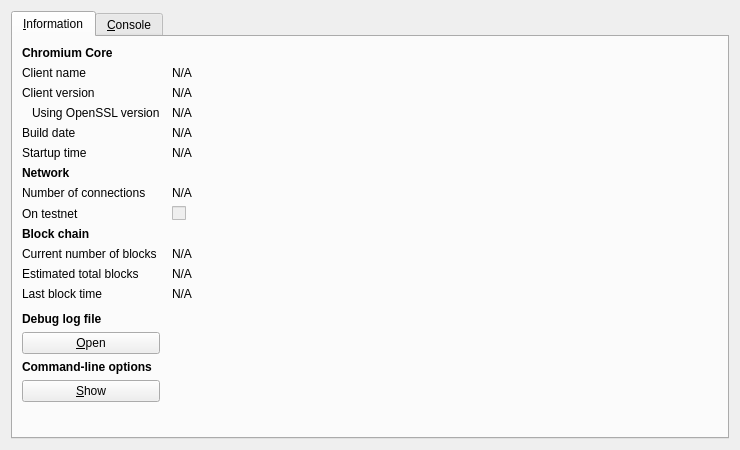
<?xml version="1.0" encoding="UTF-8"?>
<ui version="4.0">
 <class>RPCConsole</class>
 <widget class="QDialog" name="RPCConsole">
  <property name="geometry">
   <rect>
    <x>0</x>
    <y>0</y>
    <width>740</width>
    <height>450</height>
   </rect>
  </property>
  <property name="windowTitle">
   <string>Chromium - Debug window</string>
  </property>
  <layout class="QVBoxLayout" name="verticalLayout_2">
   <item>
    <widget class="QTabWidget" name="tabWidget">
     <property name="currentIndex">
      <number>0</number>
     </property>
     <widget class="QWidget" name="tab_info">
      <attribute name="title">
       <string>&amp;Information</string>
      </attribute>
      <layout class="QGridLayout" name="gridLayout" columnstretch="0,1">
       <property name="horizontalSpacing">
        <number>12</number>
       </property>
       <item row="0" column="0">
        <widget class="QLabel" name="label_9">
         <property name="font">
          <font>
           <weight>75</weight>
           <bold>true</bold>
          </font>
         </property>
         <property name="text">
          <string>Chromium Core</string>
         </property>
        </widget>
       </item>
       <item row="1" column="0">
        <widget class="QLabel" name="label_5">
         <property name="text">
          <string>Client name</string>
         </property>
        </widget>
       </item>
       <item row="1" column="1">
        <widget class="QLabel" name="clientName">
         <property name="cursor">
          <cursorShape>IBeamCursor</cursorShape>
         </property>
         <property name="text">
          <string>N/A</string>
         </property>
         <property name="textFormat">
          <enum>Qt::PlainText</enum>
         </property>
         <property name="textInteractionFlags">
          <set>Qt::LinksAccessibleByMouse|Qt::TextSelectableByKeyboard|Qt::TextSelectableByMouse</set>
         </property>
        </widget>
       </item>
       <item row="2" column="0">
        <widget class="QLabel" name="label_6">
         <property name="text">
          <string>Client version</string>
         </property>
        </widget>
       </item>
       <item row="2" column="1">
        <widget class="QLabel" name="clientVersion">
         <property name="cursor">
          <cursorShape>IBeamCursor</cursorShape>
         </property>
         <property name="text">
          <string>N/A</string>
         </property>
         <property name="textFormat">
          <enum>Qt::PlainText</enum>
         </property>
         <property name="textInteractionFlags">
          <set>Qt::LinksAccessibleByMouse|Qt::TextSelectableByKeyboard|Qt::TextSelectableByMouse</set>
         </property>
        </widget>
       </item>
       <item row="3" column="0">
        <widget class="QLabel" name="label_14">
         <property name="text">
          <string>Using OpenSSL version</string>
         </property>
         <property name="indent">
          <number>10</number>
         </property>
        </widget>
       </item>
       <item row="3" column="1">
        <widget class="QLabel" name="openSSLVersion">
         <property name="cursor">
          <cursorShape>IBeamCursor</cursorShape>
         </property>
         <property name="text">
          <string>N/A</string>
         </property>
         <property name="textFormat">
          <enum>Qt::PlainText</enum>
         </property>
         <property name="textInteractionFlags">
          <set>Qt::LinksAccessibleByMouse|Qt::TextSelectableByKeyboard|Qt::TextSelectableByMouse</set>
         </property>
        </widget>
       </item>
       <item row="4" column="0">
        <widget class="QLabel" name="label_12">
         <property name="text">
          <string>Build date</string>
         </property>
        </widget>
       </item>
       <item row="4" column="1">
        <widget class="QLabel" name="buildDate">
         <property name="cursor">
          <cursorShape>IBeamCursor</cursorShape>
         </property>
         <property name="text">
          <string>N/A</string>
         </property>
         <property name="textFormat">
          <enum>Qt::PlainText</enum>
         </property>
         <property name="textInteractionFlags">
          <set>Qt::LinksAccessibleByMouse|Qt::TextSelectableByKeyboard|Qt::TextSelectableByMouse</set>
         </property>
        </widget>
       </item>
       <item row="5" column="0">
        <widget class="QLabel" name="label_13">
         <property name="text">
          <string>Startup time</string>
         </property>
        </widget>
       </item>
       <item row="5" column="1">
        <widget class="QLabel" name="startupTime">
         <property name="cursor">
          <cursorShape>IBeamCursor</cursorShape>
         </property>
         <property name="text">
          <string>N/A</string>
         </property>
         <property name="textFormat">
          <enum>Qt::PlainText</enum>
         </property>
         <property name="textInteractionFlags">
          <set>Qt::LinksAccessibleByMouse|Qt::TextSelectableByKeyboard|Qt::TextSelectableByMouse</set>
         </property>
        </widget>
       </item>
       <item row="6" column="0">
        <widget class="QLabel" name="label_11">
         <property name="font">
          <font>
           <weight>75</weight>
           <bold>true</bold>
          </font>
         </property>
         <property name="text">
          <string>Network</string>
         </property>
        </widget>
       </item>
       <item row="7" column="0">
        <widget class="QLabel" name="label_7">
         <property name="text">
          <string>Number of connections</string>
         </property>
        </widget>
       </item>
       <item row="7" column="1">
        <widget class="QLabel" name="numberOfConnections">
         <property name="cursor">
          <cursorShape>IBeamCursor</cursorShape>
         </property>
         <property name="text">
          <string>N/A</string>
         </property>
         <property name="textFormat">
          <enum>Qt::PlainText</enum>
         </property>
         <property name="textInteractionFlags">
          <set>Qt::LinksAccessibleByMouse|Qt::TextSelectableByKeyboard|Qt::TextSelectableByMouse</set>
         </property>
        </widget>
       </item>
       <item row="8" column="0">
        <widget class="QLabel" name="label_8">
         <property name="text">
          <string>On testnet</string>
         </property>
        </widget>
       </item>
       <item row="8" column="1">
        <widget class="QCheckBox" name="isTestNet">
         <property name="enabled">
          <bool>false</bool>
         </property>
         <property name="text">
          <string/>
         </property>
        </widget>
       </item>
       <item row="9" column="0">
        <widget class="QLabel" name="label_10">
         <property name="font">
          <font>
           <weight>75</weight>
           <bold>true</bold>
          </font>
         </property>
         <property name="text">
          <string>Block chain</string>
         </property>
        </widget>
       </item>
       <item row="10" column="0">
        <widget class="QLabel" name="label_3">
         <property name="text">
          <string>Current number of blocks</string>
         </property>
        </widget>
       </item>
       <item row="10" column="1">
        <widget class="QLabel" name="numberOfBlocks">
         <property name="cursor">
          <cursorShape>IBeamCursor</cursorShape>
         </property>
         <property name="text">
          <string>N/A</string>
         </property>
         <property name="textFormat">
          <enum>Qt::PlainText</enum>
         </property>
         <property name="textInteractionFlags">
          <set>Qt::LinksAccessibleByMouse|Qt::TextSelectableByKeyboard|Qt::TextSelectableByMouse</set>
         </property>
        </widget>
       </item>
       <item row="11" column="0">
        <widget class="QLabel" name="label_4">
         <property name="text">
          <string>Estimated total blocks</string>
         </property>
        </widget>
       </item>
       <item row="11" column="1">
        <widget class="QLabel" name="totalBlocks">
         <property name="cursor">
          <cursorShape>IBeamCursor</cursorShape>
         </property>
         <property name="text">
          <string>N/A</string>
         </property>
         <property name="textFormat">
          <enum>Qt::PlainText</enum>
         </property>
         <property name="textInteractionFlags">
          <set>Qt::LinksAccessibleByMouse|Qt::TextSelectableByKeyboard|Qt::TextSelectableByMouse</set>
         </property>
        </widget>
       </item>
       <item row="12" column="0">
        <widget class="QLabel" name="label_2">
         <property name="text">
          <string>Last block time</string>
         </property>
        </widget>
       </item>
       <item row="12" column="1">
        <widget class="QLabel" name="lastBlockTime">
         <property name="cursor">
          <cursorShape>IBeamCursor</cursorShape>
         </property>
         <property name="text">
          <string>N/A</string>
         </property>
         <property name="textFormat">
          <enum>Qt::PlainText</enum>
         </property>
         <property name="textInteractionFlags">
          <set>Qt::LinksAccessibleByMouse|Qt::TextSelectableByKeyboard|Qt::TextSelectableByMouse</set>
         </property>
        </widget>
       </item>
       <item row="13" column="0">
        <spacer name="verticalSpacer_2">
         <property name="orientation">
          <enum>Qt::Vertical</enum>
         </property>
         <property name="sizeHint" stdset="0">
          <size>
           <width>20</width>
           <height>20</height>
          </size>
         </property>
        </spacer>
       </item>
       <item row="14" column="0">
        <widget class="QLabel" name="labelDebugLogfile">
         <property name="font">
          <font>
           <weight>75</weight>
           <bold>true</bold>
          </font>
         </property>
         <property name="text">
          <string>Debug log file</string>
         </property>
        </widget>
       </item>
       <item row="15" column="0">
        <widget class="QPushButton" name="openDebugLogfileButton">
         <property name="toolTip">
          <string>Open the Chromium debug log file from the current data directory. This can take a few seconds for large log files.</string>
         </property>
         <property name="text">
          <string>&amp;Open</string>
         </property>
         <property name="autoDefault">
          <bool>false</bool>
         </property>
        </widget>
       </item>
       <item row="16" column="0">
        <widget class="QLabel" name="labelCLOptions">
         <property name="font">
          <font>
           <weight>75</weight>
           <bold>true</bold>
          </font>
         </property>
         <property name="text">
          <string>Command-line options</string>
         </property>
        </widget>
       </item>
       <item row="17" column="0">
        <widget class="QPushButton" name="showCLOptionsButton">
         <property name="toolTip">
          <string>Show the Chromium-Qt help message to get a list with possible Chromium command-line options.</string>
         </property>
         <property name="text">
          <string>&amp;Show</string>
         </property>
         <property name="autoDefault">
          <bool>false</bool>
         </property>
        </widget>
       </item>
       <item row="18" column="0">
        <spacer name="verticalSpacer">
         <property name="orientation">
          <enum>Qt::Vertical</enum>
         </property>
         <property name="sizeHint" stdset="0">
          <size>
           <width>20</width>
           <height>40</height>
          </size>
         </property>
        </spacer>
       </item>
      </layout>
     </widget>
     <widget class="QWidget" name="tab_console">
      <attribute name="title">
       <string>&amp;Console</string>
      </attribute>
      <layout class="QVBoxLayout" name="verticalLayout_3">
       <property name="spacing">
        <number>3</number>
       </property>
       <item>
        <widget class="QTextEdit" name="messagesWidget">
         <property name="minimumSize">
          <size>
           <width>0</width>
           <height>100</height>
          </size>
         </property>
         <property name="readOnly">
          <bool>true</bool>
         </property>
         <property name="tabKeyNavigation" stdset="0">
          <bool>false</bool>
         </property>
         <property name="columnCount" stdset="0">
          <number>2</number>
         </property>
        </widget>
       </item>
       <item>
        <layout class="QHBoxLayout" name="horizontalLayout">
         <property name="spacing">
          <number>3</number>
         </property>
         <item>
          <widget class="QLabel" name="label">
           <property name="text">
            <string notr="true">&gt;</string>
           </property>
          </widget>
         </item>
         <item>
          <widget class="QLineEdit" name="lineEdit"/>
         </item>
         <item>
          <widget class="QPushButton" name="clearButton">
           <property name="maximumSize">
            <size>
             <width>24</width>
             <height>24</height>
            </size>
           </property>
           <property name="toolTip">
            <string>Clear console</string>
           </property>
           <property name="text">
            <string/>
           </property>
           <property name="icon">
            <iconset resource="../bitcoin.qrc">
             <normaloff>:/icons/remove</normaloff>:/icons/remove</iconset>
           </property>
           <property name="shortcut">
            <string notr="true">Ctrl+L</string>
           </property>
           <property name="autoDefault">
            <bool>false</bool>
           </property>
          </widget>
         </item>
        </layout>
       </item>
      </layout>
     </widget>
    </widget>
   </item>
  </layout>
 </widget>
 <resources>
  <include location="../bitcoin.qrc"/>
 </resources>
 <connections/>
</ui>
